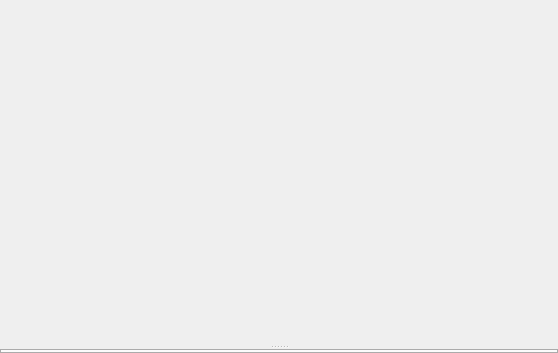
<ui version="4.0" >
 <class>DebugMode</class>
 <widget class="QWidget" name="DebugMode" >
  <property name="geometry" >
   <rect>
    <x>0</x>
    <y>0</y>
    <width>558</width>
    <height>353</height>
   </rect>
  </property>
  <property name="windowTitle" >
   <string>Form</string>
  </property>
  <layout class="QVBoxLayout" name="verticalLayout_3" >
   <property name="spacing" >
    <number>0</number>
   </property>
   <property name="margin" >
    <number>0</number>
   </property>
   <item>
    <widget class="QSplitter" name="vSplitter" >
     <property name="orientation" >
      <enum>Qt::Vertical</enum>
     </property>
     <widget class="QWidget" native="1" name="editorHolder" >
      <property name="sizePolicy" >
       <sizepolicy vsizetype="Preferred" hsizetype="Preferred" >
        <horstretch>10</horstretch>
        <verstretch>10</verstretch>
       </sizepolicy>
      </property>
     </widget>
     <widget class="QWidget" name="layoutWidget" >
      <layout class="QVBoxLayout" name="verticalLayout" >
       <property name="spacing" >
        <number>0</number>
       </property>
       <item>
        <layout class="QVBoxLayout" name="toolbarLayout" >
         <property name="spacing" >
          <number>0</number>
         </property>
        </layout>
       </item>
       <item>
        <widget class="QSplitter" name="hSplitter" >
         <property name="orientation" >
          <enum>Qt::Horizontal</enum>
         </property>
         <widget class="QTabWidget" name="bottomTabWidget" >
          <property name="sizePolicy" >
           <sizepolicy vsizetype="Expanding" hsizetype="Expanding" >
            <horstretch>0</horstretch>
            <verstretch>0</verstretch>
           </sizepolicy>
          </property>
          <property name="tabPosition" >
           <enum>QTabWidget::South</enum>
          </property>
          <property name="tabShape" >
           <enum>QTabWidget::Rounded</enum>
          </property>
         </widget>
        </widget>
       </item>
      </layout>
     </widget>
    </widget>
   </item>
  </layout>
 </widget>
 <resources/>
 <connections/>
</ui>
